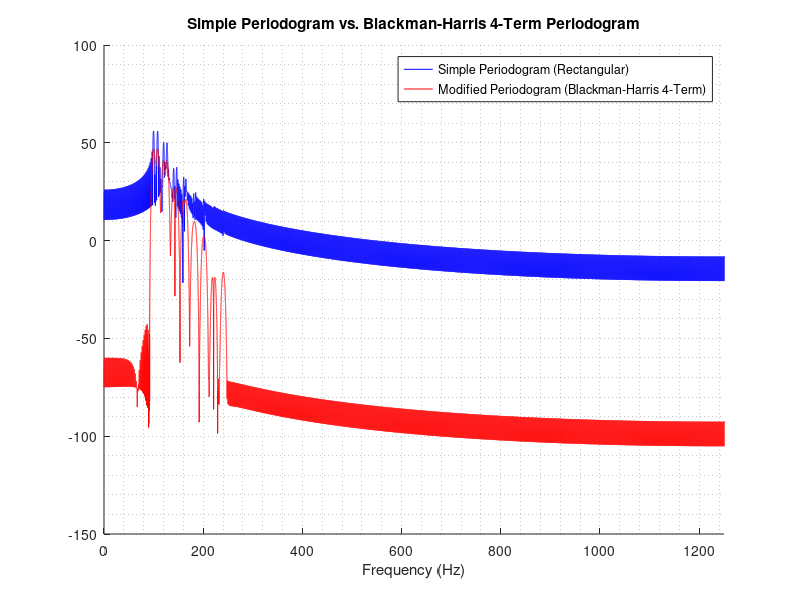

Source code (MATLAB): (Note: this script raises an error after producing the figure.)
%% PRACTICE 11.6. Pseudospectrum Estimation via Eigen-subspace Analysis

clc, close all , clear all;
% Generation of signal with 10 components:
duracion = 0.5;
Fmax=250;
Fs=10*Fmax;
t=0:1/Fs: duracion; % Duration 10 sec
xn=1*sin(2*pi*100*t)+1*sin(2*pi*108*t)+...
  0.5*sin(2*pi*120*t)+0.5*sin(2*pi*127*t)+...
  0.1*sin(2*pi*140*t)+0.1*sin(2*pi*146*t)+...
  0.05*sin(2*pi*160*t)+0.05*sin(2*pi*165*t)+...
  0.01*sin(2*pi*180*t)+0.01*sin(2*pi*184*t)+...
  0.005*sin(2*pi*200*t)+0.005*sin(2*pi*203*t)+...
  0.001*sin(2*pi*220*t)+0.001*sin(2*pi*222*t)+...
  0.0005*sin(2*pi*240*t)+0.0005*sin(2*pi*241*t);

% SNR = 25; %10dB
% xn = awgn (xn, SNR, 'measured');

%% FREQUENCY DOMAIN
%% SIMPLE PERIODOGRAM
N = length(xn);
FACTOR = 128;
nFFT = 2^ceil(log2(N)) * FACTOR;
% Simple periodogram (implicitly rectangular windowed)
Periodogram = 20*log10(abs(fft(xn, nFFT)));
% Frequency axis
f = linspace(0, Fs, nFFT);
%% MODIFIED PERIODOGRAM (Blackman-Harris 4-Term)
% 1. Window generation
window_BH4T = blackmanharris(length(xn));
% 2. Windowing in the time domain
xn_windowed = xn .* window_BH4T';
% 3. Modified periodogram
Modified_Periodogram = 20*log10(abs(fft(xn_windowed, nFFT)));
% Frequency axis
f_periodogram = linspace(0, Fs, nFFT);
%% Plot comparison
figure
hold on
plot(f_periodogram, Periodogram, 'b');
plot(f_periodogram, Modified_Periodogram, 'r'); xlabel('Frequency (Hz)');
legend('Simple Periodogram (Rectangular)', ...
       'Modified Periodogram (Blackman-Harris 4-Term)');
title('Simple Periodogram vs. Blackman-Harris 4-Term Periodogram');
xlim([0 Fs/2]); grid minor


%% METODO MULTITAPER - SLEPIAN:
nw = 2;
[p_mtp_slepian_nw2,f_mtp] = pmtm(xn,nw,nFFT,Fs);
nw = 4;
[p_mtp_slepian_nw4,f_mtp] = pmtm(xn,nw,nFFT,Fs);
% GRAFICAS:
figure, hold on
plot(f_mtp,20*log10(p_mtp_slepian_nw2),'b');
plot(f_mtp,20*log10(p_mtp_slepian_nw4), 'k')
legend('P. Slepian nw=2','P. Slepian nw=4')
title('Multitaper-Slepian nw=2 VERSUS Multitaper-Slepian nw=4')
xlabel ('f(Hz)')
xlim([0 Fs/2]);% Xmin Xmax Ymin Ymax
grid minor
%% METODO MULTITAPER - SINE:
nw = 2;
[p_mtp_sine_nw2,f_mtp] = pmtm(xn,nw,nFFT,Fs,'Tapers','sine');
nw = 4;
[p_mtp_sine_nw4,f_mtp] = pmtm(xn,nw,nFFT,Fs,'Tapers','sine');
figure, hold on
plot(f_mtp,20*log10(p_mtp_sine_nw2),'b');
plot(f_mtp,20*log10(p_mtp_sine_nw4), 'k')
legend('P. Sine nw=2','P. Sine nw=4')
title('Multitaper-Sine nw=2 VERSUS Multitaper-Sine nw=4')
xlabel ('f(Hz)')
xlim([0 Fs/2]);% Xmin Xmax Ymin Ymax
grid minor


%% MODIFIED CORRELOGRAM:
r1 = xcorr(xn); % AUTOCORRELATION COMPUTATION
r1 = r1';
% Window:
window1 = bartlett(2*N-1);
window2 = blackmanharris(2*N-1);
rw1 = r1 .* window1; % Windowed autocorrelation
rw2 = r1 .* window2;
% We take only the positive part of the autocorrelation:
rw1 = rw1(1:end);
rw2 = rw2(1:end);  
N_r1 = length(rw1);
nFFT_corr = 2^(ceil(log2(N_r1))) * FACTOR;
Correlogram1 = abs(fft(rw1, nFFT_corr)); % FFT of windowed autocorrelation
Correlogram2 = abs(fft(rw2, nFFT_corr));
f_corr = linspace(0, Fs, nFFT_corr);
figure; hold on
plot(f_corr, 10*log10(Correlogram1), 'b');
plot(f_corr, 10*log10(Correlogram2), 'r');
legend('Correlogram - Bartlett', 'Correlogram - BH4T');
title('Correlogram - Bartlett vs. Correlogram - BH4T'); xlabel('f (Hz)'); xlim([0 Fs/2]); grid minor


%% PARAMETRIC METHOD: AR
order = 100;
[P_burg, fb]   = pburg(xn, order, nFFT, Fs);
[P_yulear, fb] = pyulear(xn, order, nFFT, Fs);
[P_cov, fb]    = pcov(xn, order, nFFT, Fs);
[P_mcov, fb]   = pmcov(xn, order, nFFT, Fs);
figure
hold on
plot(fb, 20*log10(P_burg), 'b');
plot(fb, 20*log10(P_yulear), 'r');
plot(fb, 20*log10(P_cov), 'k');
plot(fb, 20*log10(P_mcov), 'm')
legend('Burg P.', 'Yule-Walker P.', 'Covariance P.', 'Modified Covariance P.');
title('AR Methods (Order 300)');
xlabel('Frequency (Hz)');
xlim([0 Fs/2]);
grid minor


p = 10; % p: order or subspace dimension
[S1, f_eig] = peig(xn, p, nFFT, Fs); % Works correctly for large values of p
figure
plot(f_eig, 20*log10(S1), 'k');
title('Pseudospectrum found with peig for p = 10');
xlabel('f (Hz)');
xlim([0 Fs/2]);
grid minor
